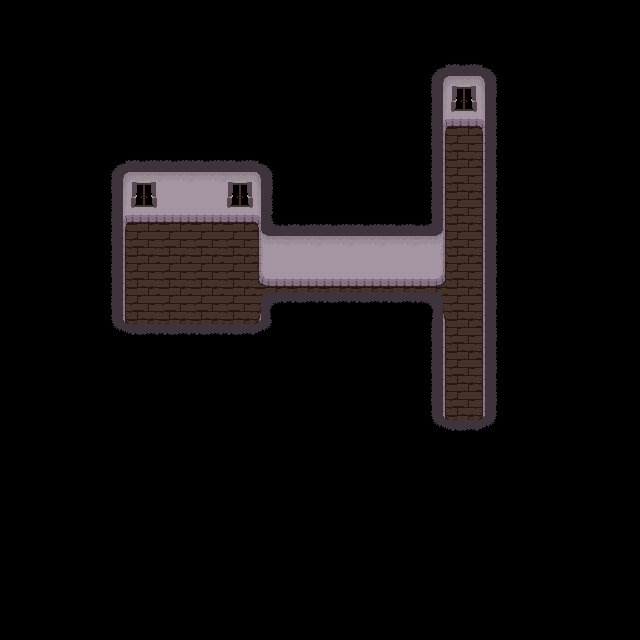

Tiled map render using the project's own tile images. Description and the map definition, with tile-layer contents summarised, below:
An orthogonal 20x20 tile map with 32x32 px tiles, 1 tile layer (forewalls), 2 tilesets.

<map version="1.5" tiledversion="1.7.2" orientation="orthogonal" renderorder="right-down" width="20" height="20" tilewidth="32" tileheight="32" infinite="0" nextlayerid="5" nextobjectid="1">
 <tileset firstgid="1" source="mansion.tsx" />
 <tileset firstgid="101" source="mansion2.tsx" />
 <layer id="2" name="forewalls" width="20" height="20">
  <data>[400 cells, 400 non-empty, 24 distinct tile ids]</data>
 </layer>
</map>